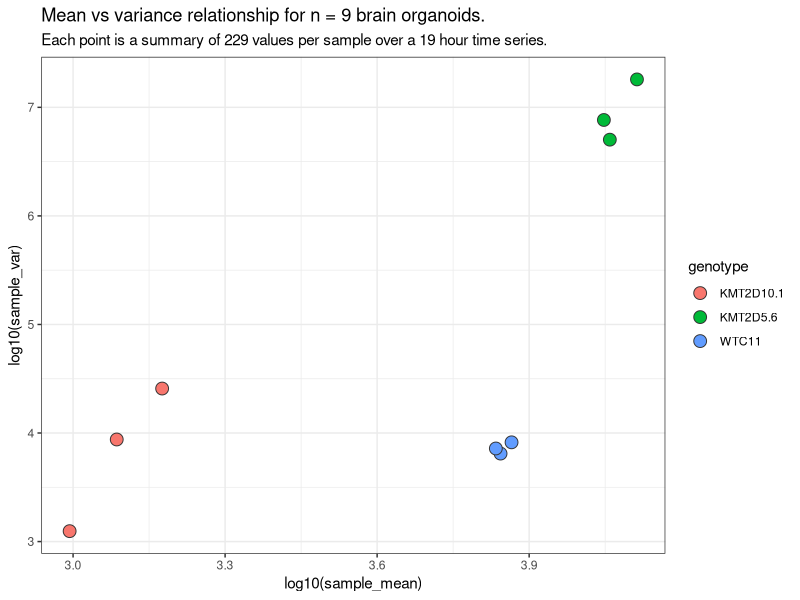
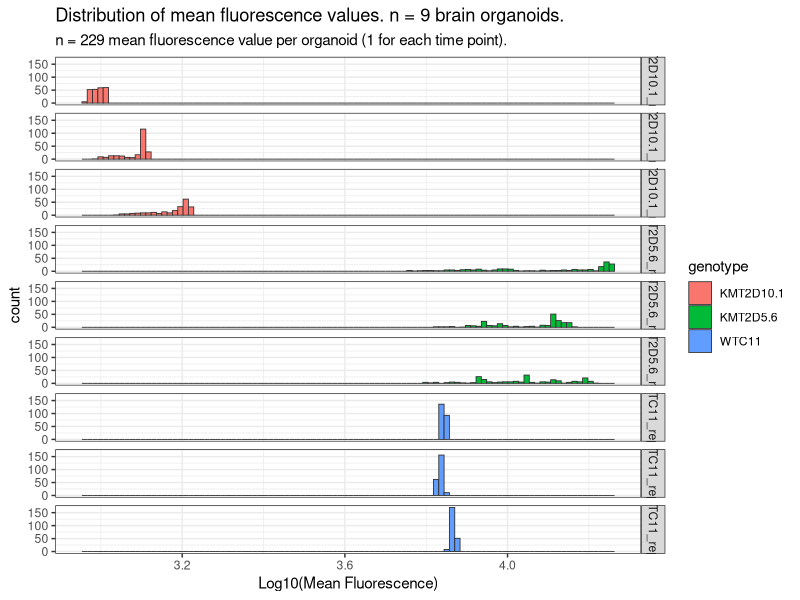
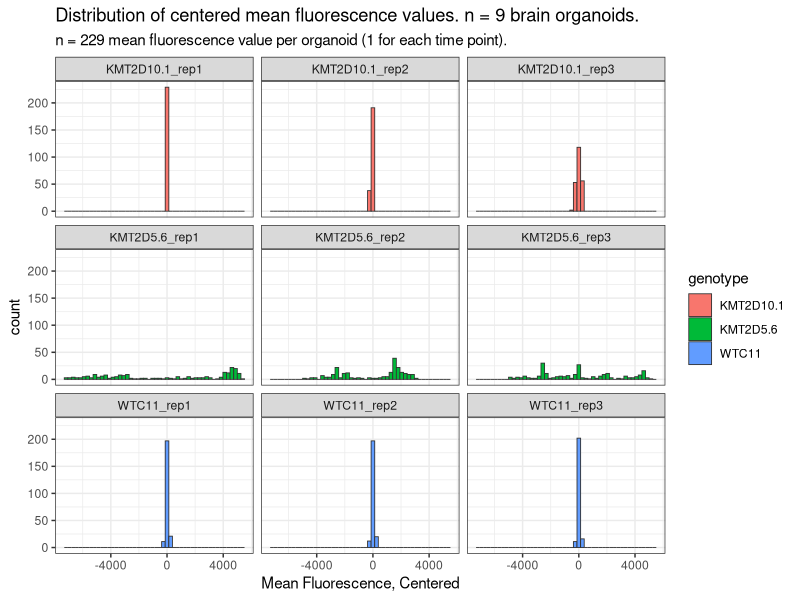
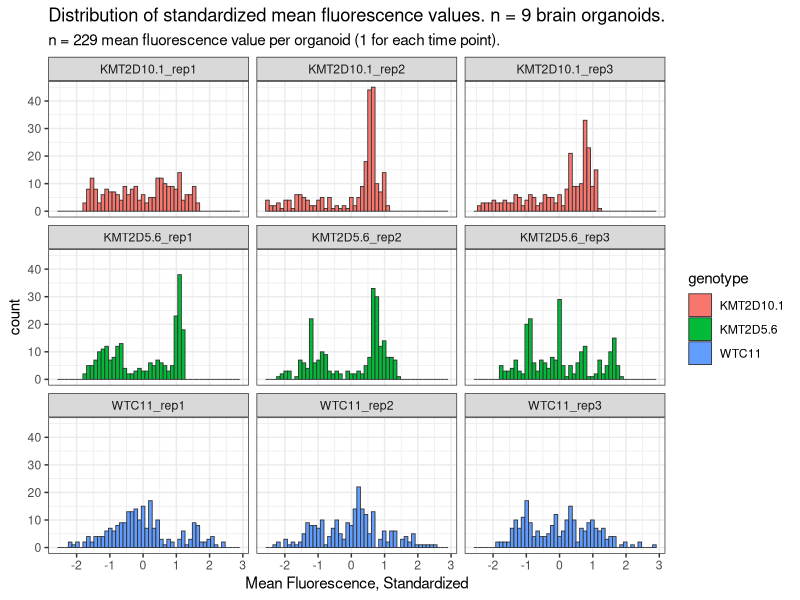
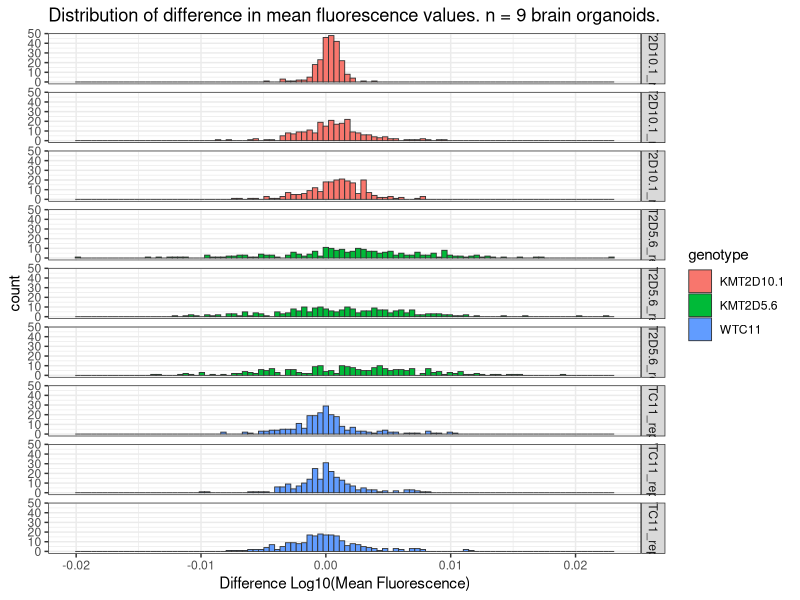
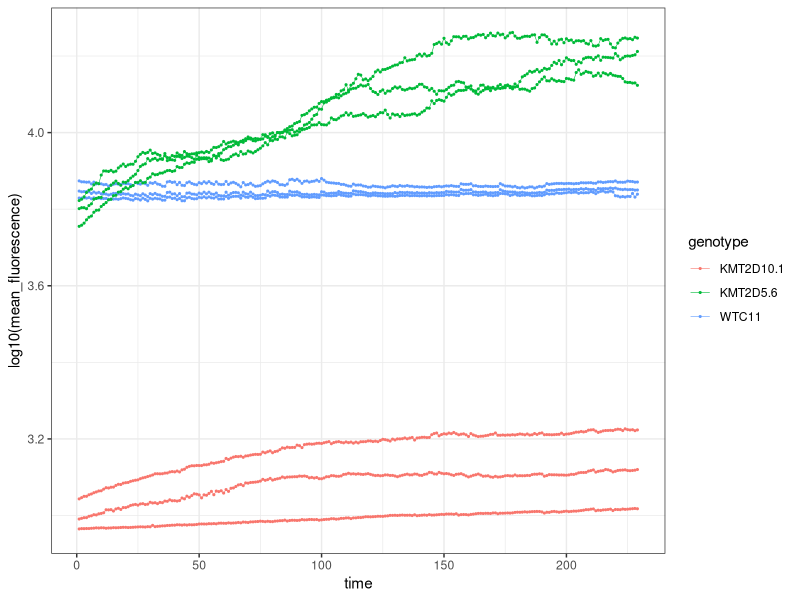
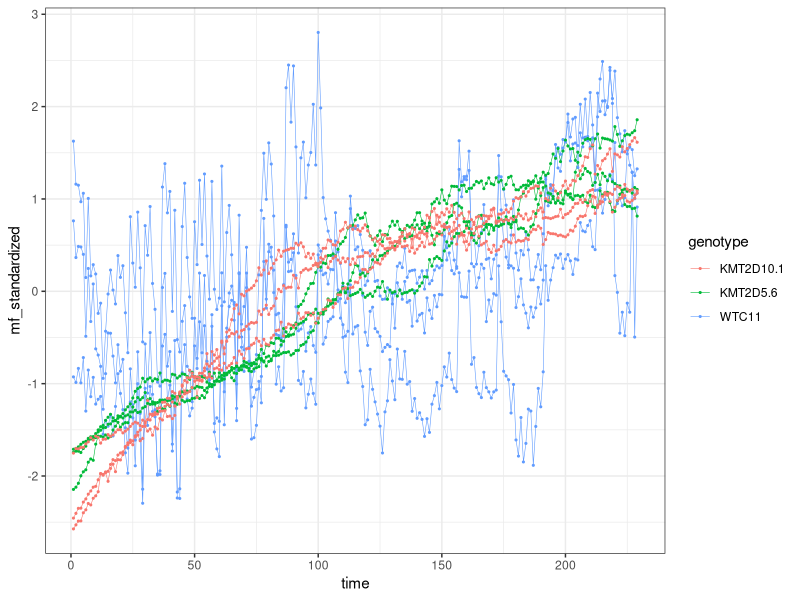
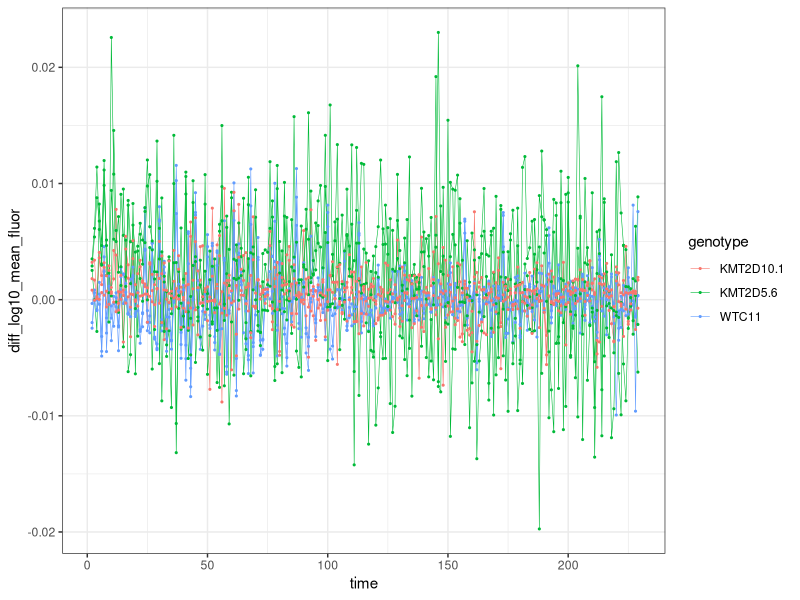

The R script that drew these images, in order:
# Apoptosis data from timelapse green fluorescent imaging of brain organoids,
# ~19 hours (5 minute time steps) after transfer to matrigel.

# Experiment design:
# 3 genotypes - WT (WTC11), KMT2D null (KMT2D5.6), KMT2D null (KMT2D10.1)
# null lines were separately derived, but using the same CRISPR guide rna.


library(data.table)
library(here)
library(ggplot2)

# Added to github using these commands.
# usethis::use_git()
# usethis::use_github()


tab = fread("Mean_Fluorescence_all_samples_20April2020_utf8.txt")

tab[, replicate_id:=paste("rep", replicate, sep="")]
tab[, id2:=paste(genotype, replicate_id, sep="_")]
set(tab, j="replicate", value=NULL)

# Add mean-centered data column.
tab[, mf_centered:=mean_fluorescence - mean(mean_fluorescence), by=id2]

# Add 'standardized' data column.
tab[, mf_standardized:=(mean_fluorescence - 
                        mean(mean_fluorescence)) / 
                        sd(mean_fluorescence),
    by=id2]





by_id2 = tab[, list(sample_mean=mean(mean_fluorescence), 
                    sample_stdev=sd(mean_fluorescence),
                    sample_var=var(mean_fluorescence)), 
             by=list(id2, genotype)]


# Add difference column.
setorder(tab, sample_id)

tab[, diff_log10_mean_fluor:=c(NA_real_, diff(log10(mean_fluorescence))),
    by=id2]


dtab = tab[, list(mean_diff=mean(diff_log10_mean_fluor, na.rm=TRUE)), 
           by=list(id2, genotype)]


#---------------------------
# Mean vs. variance scatterplot.

s1 = ggplot(by_id2, aes(x=log10(sample_mean), 
                        y=log10(sample_var), 
                        fill=genotype)) +
     theme_bw() +
     geom_point(size=4, colour="grey20", shape=21) +
     labs(title="Mean vs variance relationship for n = 9 brain organoids.") +
     labs(subtitle="Each point is a summary of 229 values per sample over a 19 hour time series.")

ggsave("mean_v_variance_n9_organoids_n3genotypes_20200505.pdf", plot=s1,
       width=6, height=5)

#---------------------------
# Dotplots of average growth per 5 minute time step.

d1 = ggplot(dtab, aes(x=genotype, y=mean_diff, fill=genotype)) +
     theme_bw() +
     geom_point(size=4, colour="grey20", shape=21)
  

#---------------------------
# Histograms.

h1 = ggplot(tab, aes(x=log10(mean_fluorescence), fill=genotype)) +
     theme_bw() +
     geom_histogram(size=0.3, colour="grey20", bins=100) +
     facet_grid(id2 ~ .) +
     xlab("Log10(Mean Fluorescence)") +
     labs(title="Distribution of mean fluorescence values. n = 9 brain organoids.") +
     labs(subtitle="n = 229 mean fluorescence value per organoid (1 for each time point).")

ggsave("mean_fluorescence_histograms_n9_organoids_20200505.pdf", plot=h1,
       width=8, height=11)



h2 = ggplot(tab, aes(x=mf_centered, fill=genotype)) +
  theme_bw() +
  geom_histogram(size=0.3, colour="grey20", bins=50) +
  facet_wrap(~ id2) +
  xlab("Mean Fluorescence, Centered") +
  labs(title="Distribution of centered mean fluorescence values. n = 9 brain organoids.") +
  labs(subtitle="n = 229 mean fluorescence value per organoid (1 for each time point).")

  

ggsave("mean_fluorescence_histograms_centered_n9_organoids_20200505.pdf", 
       plot=h2, width=10, height=8)


h3 = ggplot(tab, aes(x=mf_standardized, fill=genotype)) +
  theme_bw() +
  geom_histogram(size=0.3, colour="grey20", bins=50) +
  facet_wrap(~ id2) +
  xlab("Mean Fluorescence, Standardized") +
  labs(title="Distribution of standardized mean fluorescence values. n = 9 brain organoids.") +
  labs(subtitle="n = 229 mean fluorescence value per organoid (1 for each time point).")

ggsave("mean_fluorescence_histograms_standardized_n9_organoids_20200505.pdf", 
       plot=h3, width=10, height=8)

#---------------------------

h4 = ggplot(tab, aes(x=diff_log10_mean_fluor, fill=genotype)) +
  theme_bw() +
  geom_histogram(size=0.3, colour="grey20", bins=100) +
  facet_grid(id2 ~ .) +
  xlab("Difference Log10(Mean Fluorescence)") +
  labs(title="Distribution of difference in mean fluorescence values. n = 9 brain organoids.") 

ggsave("diff_log10_mean_fluorescence_histograms_n9_organoids_20200505.pdf", plot=h4,
       width=8, height=11)





#---------------------------
# Time series plots.

p1 = ggplot(tab, aes(x=time, 
                     y=log10(mean_fluorescence), 
                     colour=genotype, 
                     group=id2)) +
     theme_bw() +
     geom_line(size=0.2) +
     geom_point(size=0.4)

ggsave("mean_fluorescence_log10_v_time_n9_organoids_20200505.pdf", 
       plot=p1, width=10, height=8)

p12 = ggplot(tab, aes(x=time, 
                     y=mf_standardized, 
                     colour=genotype, 
                     group=id2)) +
      theme_bw() +
      geom_line(size=0.2) +
      geom_point(size=0.4)

ggsave("mean_fluorescence_standardized_v_time_n9_organoids_20200505.pdf", 
       plot=p12, width=10, height=8)


#---------------------------

p2 = ggplot(tab, aes(x=time, 
                     y=diff_log10_mean_fluor, 
                     colour=genotype, 
                     group=id2)) +
     theme_bw() +
     geom_line(size=0.2) +
     geom_point(size=0.4)

ggsave("diff_mean_fluorescence_log10_v_time_n9_organoids_20200505.pdf", 
       plot=p2, width=10, height=8)

p3 = ggplot(tab, aes(x=time, 
                     y=diff_log10_mean_fluor, 
                     colour=genotype, 
                     group=id2)) +
     theme_bw() +
     geom_line(size=0.2) +
     geom_point(size=0.4) +
     geom_smooth(size=0.8) +
     facet_grid(id2 ~ .)

ggsave("diff_mean_fluorescence_log10_v_time_by_sampleid_n9_organoids_20200505.pdf", 
       plot=p3, width=10, height=8)

